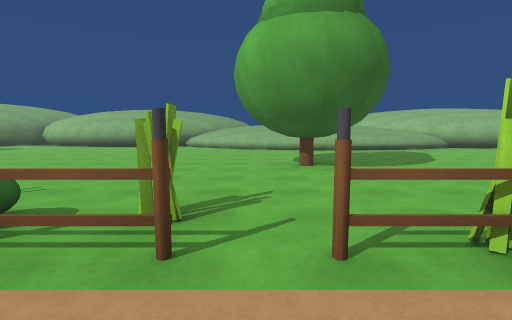
View 1 (above)

24 first-person views from a walk through a 3-D level made in the Unity game engine. The camera is 1.5 m above the floor, tilts 6° down and sees 85° across. The floor is counted in squares, 2 m on a side. Each view is taken from the middle of a square. On the plan, view 1 faces up. The plan holds only what a view shows up to about 10 squares ahead; the rest is blank. The place goes on beyond the plan. The player is left out.

View 2
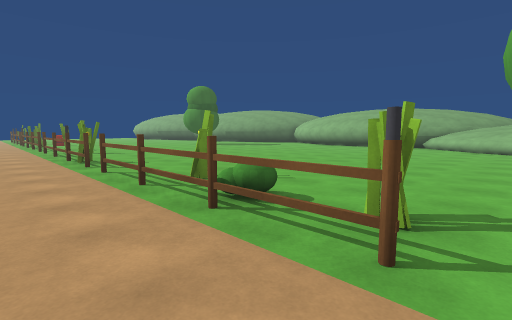

View 3
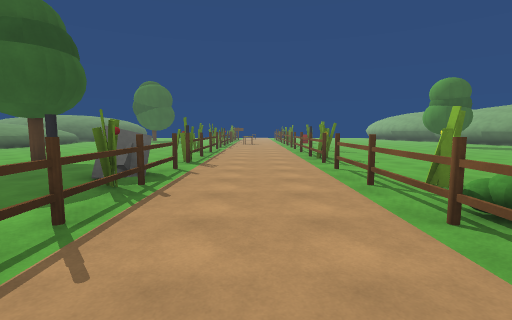

View 4
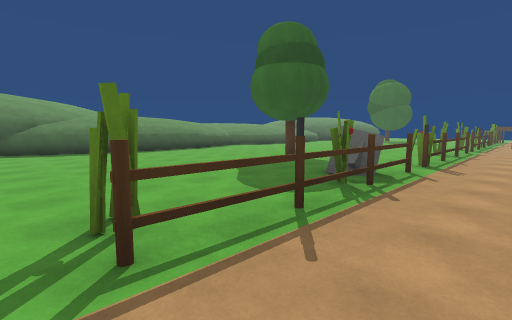

View 5
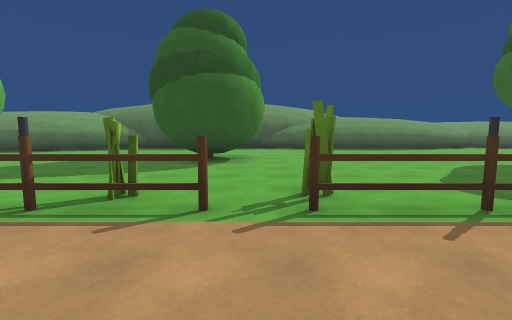

View 6
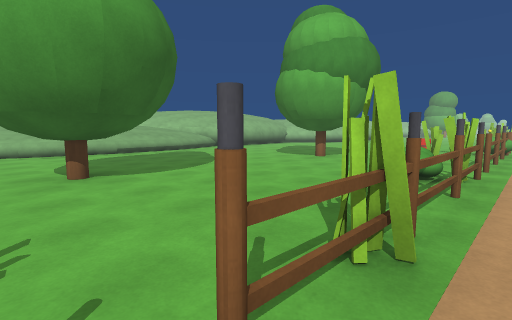

View 7
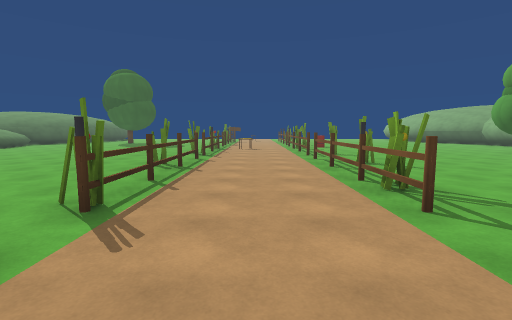

View 8
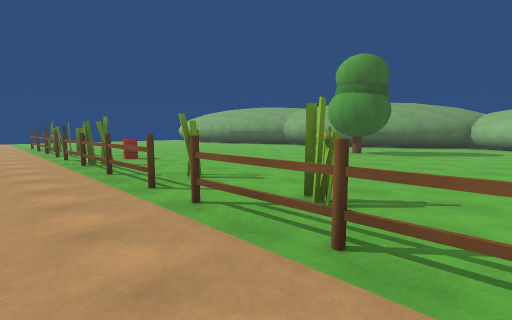

View 9
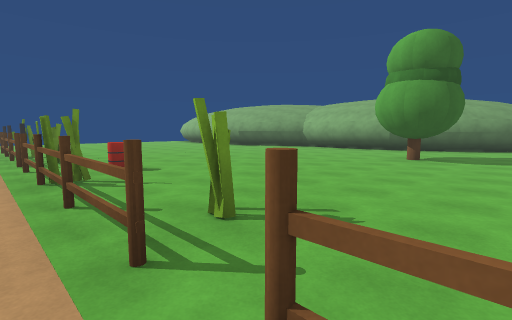

View 10
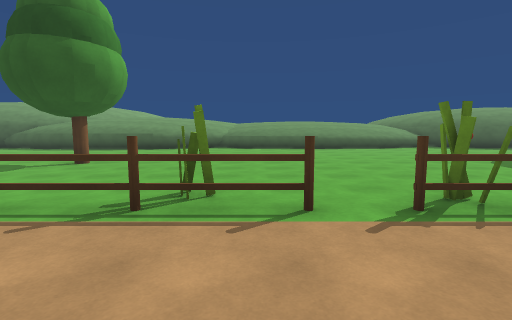

View 11
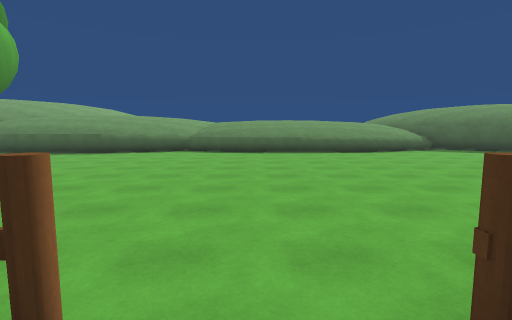

View 12
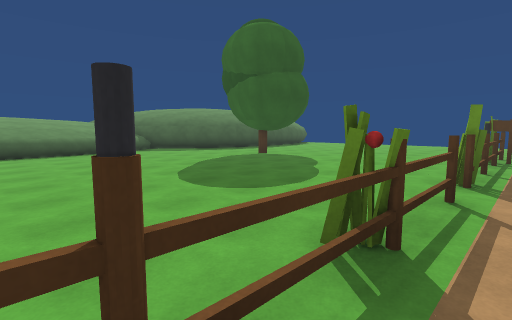

View 13
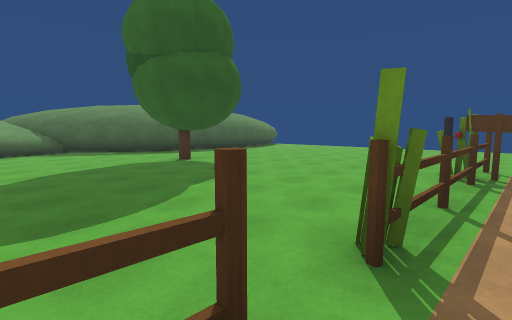

View 14
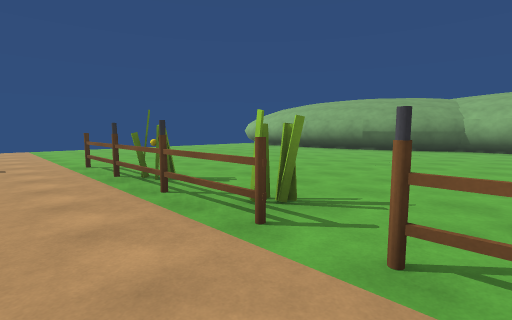

View 15
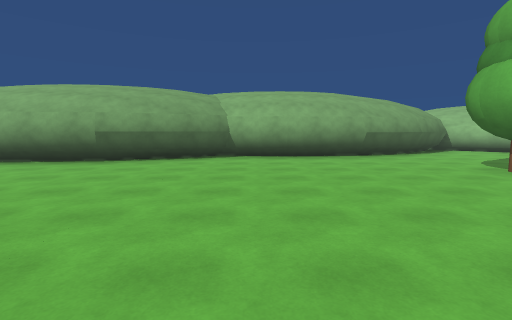

View 16
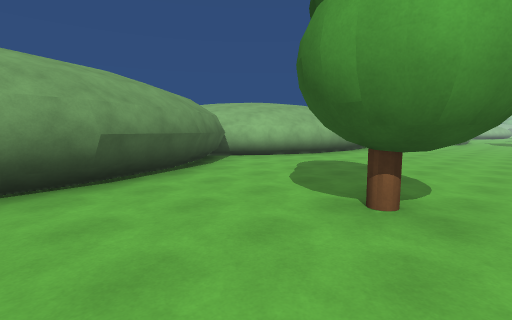

View 17
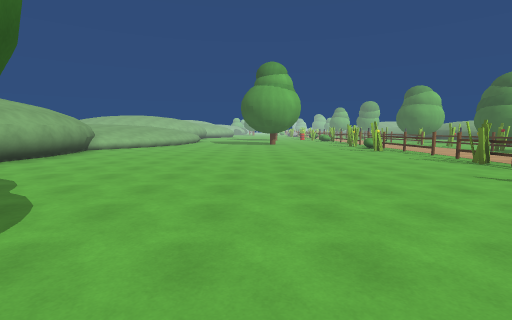

View 18
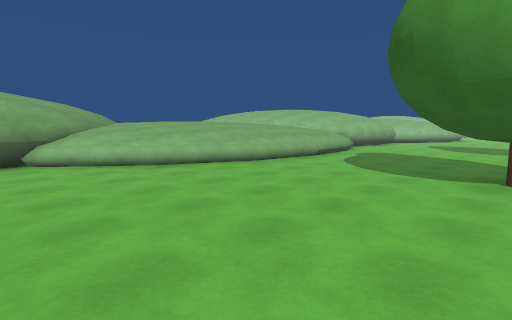

View 19
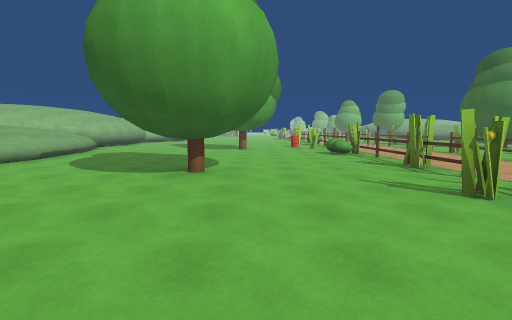

View 20
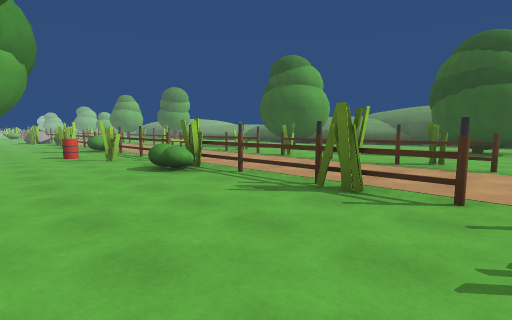

View 21
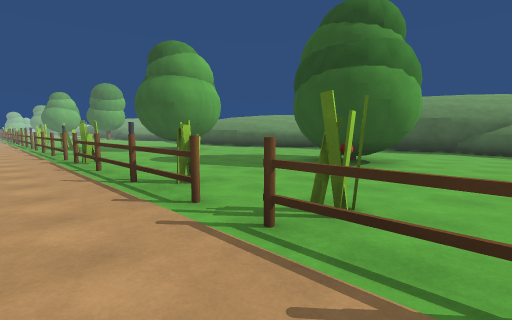

View 22
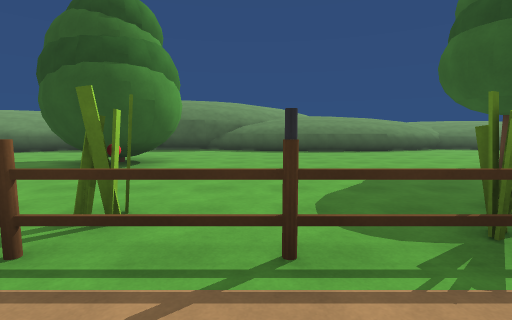

View 23
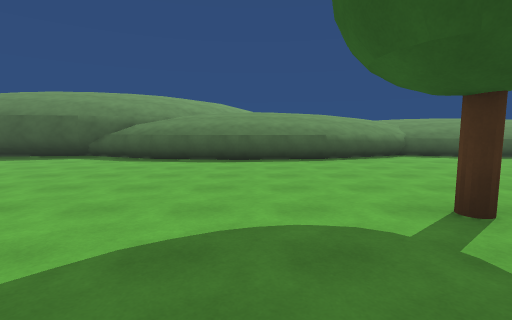

View 24
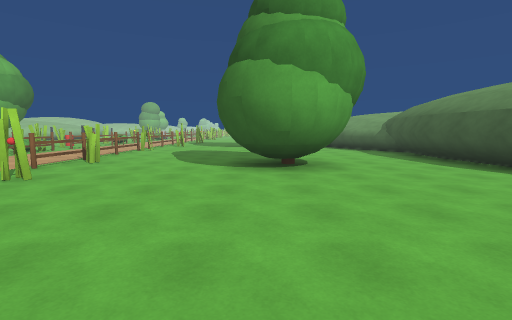

### Floor plan
Points are (right, up) in squares from view 1. A wall is a line through its corners. A room is listed if a view was taken in it or the views show most of it. See-through windows are left out.
Room 1 (views 1, 2, 3, 4, 5, 6, 7, 8, 9, 10, 11, 12, 13, 14, 15, 16, 17, 18, 19, 20, 21, 22, 23, 24)
walls: (-8.4, 1.6) (-9.5, 1.6); (-9.6, -1.6) (-8.4, -1.6); (-3.5, -1.6) (-2.4, -1.6); (-2.4, 1.6) (-3.5, 1.6); (-14.4, 1.6) (-15.5, 1.6); (-15.5, -1.6) (-14.4, -1.6); (2.4, -1.6) (3.5, -1.6) (2.8, -1.6); (3.4, 1.6) (2.4, 1.6) (3.5, 1.6); (-4.7, -9.9) (-2.2, -10.2); (-7, -10.2) (-4.5, -9.9); (-6.2, 12.7) (-8.2, 13); (-8, 12.9) (-9.9, 13.6); (-2.3, -10.2) (-0.1, -11.1); (-4.2, 12.9) (-6.3, 12.7); (-9.1, -11.1) (-6.9, -10.2); (-9.8, 13.6) (-11.2, 14.6); (-9.7, -11.7) (-8.9, -11.1); (-12.8, 12.8) (-14.9, 12); (-2.5, 13.6) (-4.3, 13); (-1.4, -11.2) (0, -10.7); (-14.8, 12) (-17.2, 11.7); (-0.2, -10.7) (2.7, -10.4) (5.1, -10.7); (-11.2, 14) (-13, 12.7); (-21.4, -1.6) (-20.4, -1.6); (-17, 11.7) (-18.8, 11.9) (-19.5, 11.3); (8.4, 1.6) (9.5, 1.6); (-19.4, 11.4) (-21.7, 10.4); (4.4, -10.9) (6, -9.7); (5.9, -9.9) (6.8, -9.5); (-21.6, 10.5) (-23.6, 10.2); (7.6, -9.2) (8.2, -9); (-20.2, -11) (-18.5, -12.3); (8.3, -8.8) (9, -8.7); (-21.9, -10.4) (-20.1, -11.1)
low walls: (-1.3, 11.7) (-3.2, 13.1); (-11.1, -10.8) (-9.4, -11.5); (0.9, 10.9) (-1.5, 11.8); (-13.6, -10.5) (-10.9, -10.8); (-16.1, -10.8) (-13.5, -10.5); (5.6, 10.9) (3.2, 10.6) (0.8, 10.9); (-19.6, 11.5) (-21.8, 10.6); (-18.5, -11.7) (-16.1, -10.7); (-18.8, -12.1) (-18.3, -11.8); (-19.1, -12.2) (-18.4, -11.6)
ways out: opening at (0, 12)
objects: other object (-23, -2); other object (-23, 2); other object (-22, -2); other object (-22, 2); other object (-21, -8); other object (-21, 2); other object (-20, -2); other object (-20, 2); other object (-19, -2); other object (-19, -1); other object (-19, 2); other object (-19, 3); other object (-17, -2); other object (-17, 2); other object (-17, 3); other object (-16, -2); other object (-16, -1); other object (-16, 2); other object (-16, 3); other object (-14, -2); other object (-14, 2); other object (-14, 9) to (-13, 9); other object (-13, -2); other object (-13, -1); other object (-13, 2); other object (-11, -2); other object (-11, 2); other object (-11, 3); other object (-10, -2); other object (-10, -1); other object (-10, 2); other object (-8, -2); other object (-8, 2); other object (-7, -5); other object (-7, -2); other object (-7, 2); other object (-5, -2); other object (-5, -1); other object (-5, 2); other object (-4, -2); other object (-4, 2); other object (-4, 3); other object (-2, -2); other object (-2, 2); other object (-2, 3); other object (-1, -2); other object (-1, -1); other object (-1, 2); other object (-1, 3); other object (0, -8) to (2, -6); other object (1, -2); other object (1, 2); other object (1, 6) to (2, 7); other object (2, -2); other object (2, 2); other object (4, -2); other object (4, 2); other object (5, -2); other object (5, -1); other object (5, 1); other object (5, 2); other object (5, 3); other object (7, -6) to (8, -5); other object (7, -2); other object (7, 2); other object (7, 5) to (7, 6); other object (8, -2); other object (8, -1); other object (8, 0) to (8, 1); other object (8, 2); other object (9, 3)

Where each view was taken, in squares from view 1:
view 1: 0 up, 0 right, facing up
view 2: 0 up, 0 right, facing up-left
view 3: 0 up, 0 right, facing left
view 4: 0 up, 0 right, facing down-left
view 5: 1 up, 0 right, facing down
view 6: 1 up, 0 right, facing up-right
view 7: 0 up, 4 left, facing left
view 8: 0 up, 9 left, facing up-left
view 9: 1 up, 11 left, facing up-left
view 10: 1 up, 11 left, facing down
view 11: 1 down, 12 left, facing down
view 12: 1 down, 14 left, facing down-left
view 13: 1 down, 17 left, facing down-left
view 14: 0 up, 17 left, facing up-left
view 15: 4 up, 18 left, facing up
view 16: 8 up, 16 left, facing up-right
view 17: 7 up, 14 left, facing right
view 18: 6 up, 4 left, facing up-right
view 19: 5 up, 4 left, facing right
view 20: 5 up, 0 right, facing down-right
view 21: 0 up, 2 left, facing down-right
view 22: 0 up, 2 left, facing down
view 23: 3 down, 5 left, facing down
view 24: 6 down, 5 left, facing right
